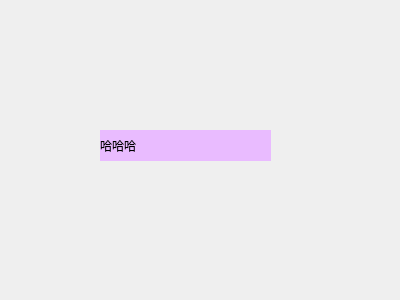
<?xml version="1.0" encoding="UTF-8"?>
<ui version="4.0">
 <class>secondForm</class>
 <widget class="QWidget" name="secondForm">
  <property name="geometry">
   <rect>
    <x>0</x>
    <y>0</y>
    <width>400</width>
    <height>300</height>
   </rect>
  </property>
  <property name="windowTitle">
   <string>Form</string>
  </property>
  <widget class="QLabel" name="label">
   <property name="geometry">
    <rect>
     <x>100</x>
     <y>130</y>
     <width>171</width>
     <height>31</height>
    </rect>
   </property>
   <property name="styleSheet">
    <string notr="true">background-color: rgb(233, 187, 255);</string>
   </property>
   <property name="text">
    <string>哈哈哈</string>
   </property>
  </widget>
 </widget>
 <resources/>
 <connections/>
</ui>
